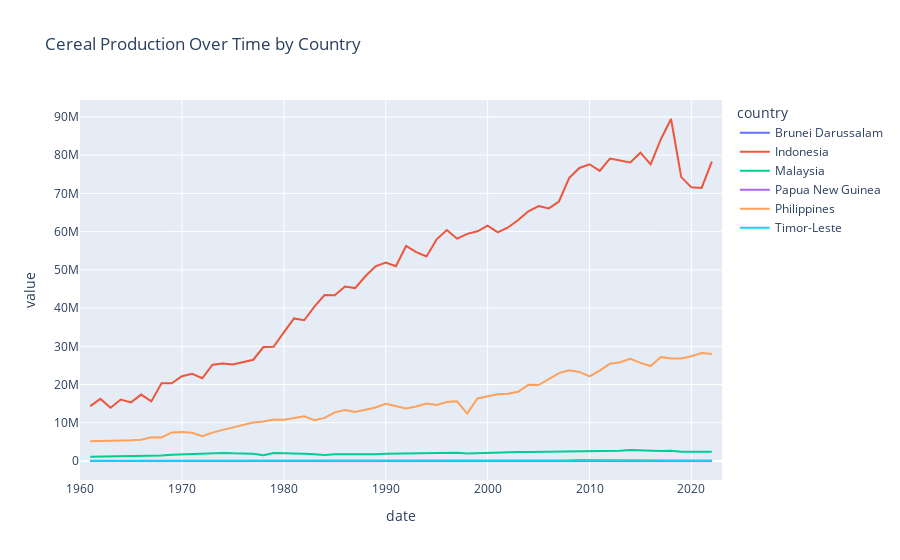

Notebook code for this chart:
### Code cell
vars = {"AG.PRD.CREL.MT":"Cereal production"}
use=["BRN", "IDN", "MYS", "PNG", "PHL", "TLS"]
cereals = wbdata.get_dataframe(vars,country=use,parse_dates=True).squeeze().unstack('country')
cereals.plot(title="Cereal Production Over Time by Country")
